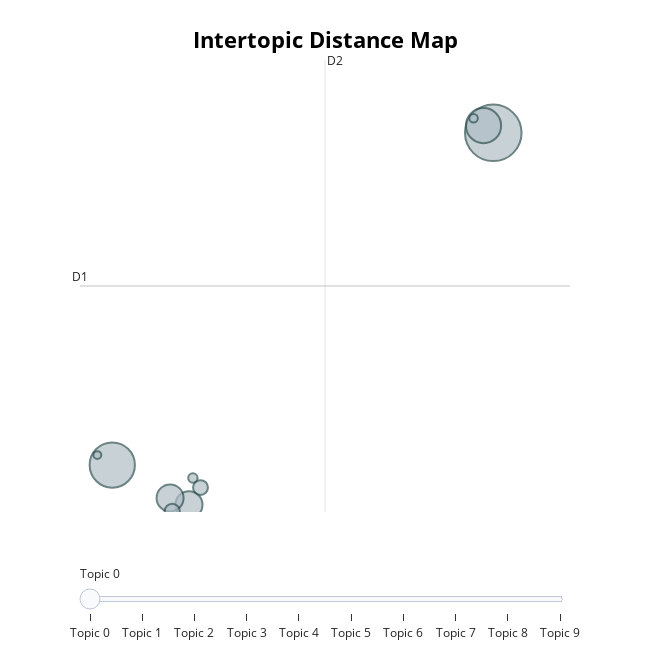

Write notebook code for a chart like this one.
### Code cell
# visualize topics
topic_model.visualize_topics()

### Figure 1 — Plotly figure (JSON) as saved in the notebook; plotly's stock layout.template omitted (floating-point values rounded to 4 significant figures)
{"data": [{"customdata": [[0, "aborto | violación | mujeres | mujer | vida", 667], [1, "gracias | felicitaciones | estimada | amén | apoyo", 427], [2, "familia | vida | hijos | valores | principios", 257], [3, "guayaquil | nosafectaatodos | elabortonodesviola | gracias | provida", 153], [4, "ecuador | ecuatorianos | ecuadorporlafamilia | familias | vida", 152], [5, "video | youtube | facebook | canal | episodio", 48], [6, "vida | lavidayaganó | ecuadoresprovida | gana | prolifeworld", 46], [7, "ecuadoresprovida | asambleistaqueserespeta | asambleaprovida | quedan | gracias", 18], [8, "iglesia | sacerdote | insulto | católicos | católica", 15], [9, "feliz | cumpleaños | bendiciones | felizdiadelpadre | fathersday", 13]], "hovertemplate": "<b>Topic %{customdata[0]}</b><br>%{customdata[1]}<br>Size: %{customdata[2]}", "legendgroup": "", "marker": {"color": "#B0BEC5", "line": {"color": "DarkSlateGrey", "width": 2}, "size": [667, 427, 257, 153, 152, 48, 46, 18, 15, 13], "sizemode": "area", "sizeref": 0.4169, "symbol": "circle"}, "mode": "markers", "name": "", "orientation": "v", "showlegend": false, "type": "scatter", "x": [15.53, 3.963, 15.23, 6.291, 5.718, 5.783, 6.642, 6.41, 14.93, 3.51], "xaxis": "x", "y": [15.32, 1.702, 15.61, 0.07456, 0.3549, -0.1919, 0.7804, 1.172, 15.91, 2.112], "yaxis": "y"}], "layout": {"annotations": [{"showarrow": false, "text": "D1", "x": 2.983, "y": 9.04, "yshift": 10}, {"showarrow": false, "text": "D2", "x": 10.42, "xshift": 10, "y": 18.3}], "height": 650, "hoverlabel": {"bgcolor": "white", "font": {"family": "Rockwell", "size": 16}}, "legend": {"itemsizing": "constant", "tracegroupgap": 0}, "margin": {"t": 60}, "shapes": [{"line": {"color": "#CFD8DC", "width": 2}, "type": "line", "x0": 10.42, "x1": 10.42, "y0": -0.2207, "y1": 18.3}, {"line": {"color": "#9E9E9E", "width": 2}, "type": "line", "x0": 2.983, "x1": 17.86, "y0": 9.04, "y1": 9.04}], "sliders": [{"active": 0, "pad": {"t": 50}, "steps": [{"args": [{"marker.color": [["red", "#B0BEC5", "#B0BEC5", "#B0BEC5", "#B0BEC5", "#B0BEC5", "#B0BEC5", "#B0BEC5", "#B0BEC5", "#B0BEC5"]]}], "label": "Topic 0", "method": "update"}, {"args": [{"marker.color": [["#B0BEC5", "red", "#B0BEC5", "#B0BEC5", "#B0BEC5", "#B0BEC5", "#B0BEC5", "#B0BEC5", "#B0BEC5", "#B0BEC5"]]}], "label": "Topic 1", "method": "update"}, {"args": [{"marker.color": [["#B0BEC5", "#B0BEC5", "red", "#B0BEC5", "#B0BEC5", "#B0BEC5", "#B0BEC5", "#B0BEC5", "#B0BEC5", "#B0BEC5"]]}], "label": "Topic 2", "method": "update"}, {"args": [{"marker.color": [["#B0BEC5", "#B0BEC5", "#B0BEC5", "red", "#B0BEC5", "#B0BEC5", "#B0BEC5", "#B0BEC5", "#B0BEC5", "#B0BEC5"]]}], "label": "Topic 3", "method": "update"}, {"args": [{"marker.color": [["#B0BEC5", "#B0BEC5", "#B0BEC5", "#B0BEC5", "red", "#B0BEC5", "#B0BEC5", "#B0BEC5", "#B0BEC5", "#B0BEC5"]]}], "label": "Topic 4", "method": "update"}, {"args": [{"marker.color": [["#B0BEC5", "#B0BEC5", "#B0BEC5", "#B0BEC5", "#B0BEC5", "red", "#B0BEC5", "#B0BEC5", "#B0BEC5", "#B0BEC5"]]}], "label": "Topic 5", "method": "update"}, {"args": [{"marker.color": [["#B0BEC5", "#B0BEC5", "#B0BEC5", "#B0BEC5", "#B0BEC5", "#B0BEC5", "red", "#B0BEC5", "#B0BEC5", "#B0BEC5"]]}], "label": "Topic 6", "method": "update"}, {"args": [{"marker.color": [["#B0BEC5", "#B0BEC5", "#B0BEC5", "#B0BEC5", "#B0BEC5", "#B0BEC5", "#B0BEC5", "red", "#B0BEC5", "#B0BEC5"]]}], "label": "Topic 7", "method": "update"}, {"args": [{"marker.color": [["#B0BEC5", "#B0BEC5", "#B0BEC5", "#B0BEC5", "#B0BEC5", "#B0BEC5", "#B0BEC5", "#B0BEC5", "red", "#B0BEC5"]]}], "label": "Topic 8", "method": "update"}, {"args": [{"marker.color": [["#B0BEC5", "#B0BEC5", "#B0BEC5", "#B0BEC5", "#B0BEC5", "#B0BEC5", "#B0BEC5", "#B0BEC5", "#B0BEC5", "red"]]}], "label": "Topic 9", "method": "update"}]}], "title": {"font": {"color": "Black", "size": 22}, "text": "<b>Intertopic Distance Map</b>", "x": 0.5, "xanchor": "center", "y": 0.95, "yanchor": "top"}, "width": 650, "xaxis": {"anchor": "y", "domain": [0, 1], "range": [2.983, 17.86], "title": {"text": ""}, "visible": false}, "yaxis": {"anchor": "x", "domain": [0, 1], "range": [-0.2207, 18.3], "title": {"text": ""}, "visible": false}}}
